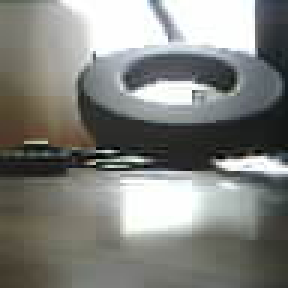
#> input picture Software/post_photos/frame1.jpg, 96 x 96 px (shown 3 times larger)
$ python ssd.py
#> lines starting #> are read from the running program, lines starting #| are printed output that depends on the picture
import cv2
import numpy as np
import math

import matplotlib.pyplot as plt

def plotUV(U,V):
    # print(U,V)
    # https://matplotlib.org/stable/gallery/images_contours_and_fields/quiver_simple_demo.html#sphx-glr-gallery-images-contours-and-fields-quiver-simple-demo-py
    fig, ax = plt.subplots()
    q = ax.quiver(np.arange(U.shape[0]), np.arange(U.shape[1]), U, V)
    plt.show()


def get_best_offset_for(patch1, img2, x,y,patch_size,search_area=8):
    Y,X = img2.shape
    best_u = 0
    best_v = 0
    min_diff = 2**20  # some large number

    for y2 in range(-search_area, search_area):
        for x2 in range(-search_area, search_area):
            _y = y+y2
            _x = x+x2
            if not (0 <= _y < Y-patch_size and 0 <= _x < X-patch_size):
                # print(f"Skipping ({x2},{y2})")
                continue
            # else:
                # print(f"Processing ({x2},{y2})")
            patch2 = img2[_y:_y+patch_size, _x:_x+patch_size]
            if patch2.shape != patch1.shape:
                # print("Mismatch in shapes:")
                # print(patch1.shape)
                # print(patch2.shape)
                continue
            diff = ssd(patch1, patch2)
            if diff < min_diff:
                min_diff = diff
                best_u = x2
                best_v = y2

    return (best_u, best_v)


# Calculate the sum of squared differences between the two patches
def ssd(patch1, patch2) -> tuple:
    # print("Comparing\n", patch1.shape, "\nvs\n", patch2.shape)
    diff = 0
    for l1, l2 in zip(patch1, patch2):
        for p1, p2 in zip(l1, l2):
            diff += (float(p1)-float(p2))**2
    return diff

img0 = cv2.imread('frame1.jpg',0)
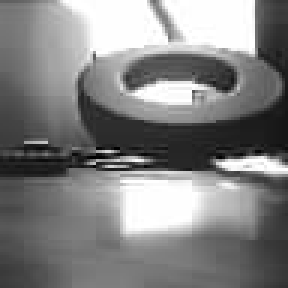
#> img0: shape (96, 96) (shown 3 times larger); min 0, max 255, mean 129.3
img1 = cv2.imread('frame2.jpg',0)
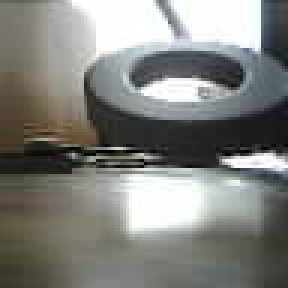
#> input picture Software/post_photos/frame2.jpg, 96 x 96 px (shown 3 times larger)
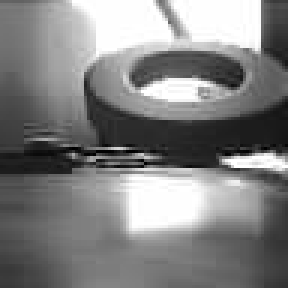
#> img1: shape (96, 96) (shown 3 times larger); min 0, max 255, mean 128.8


X=Y=96
s=5
U = np.zeros((Y//s, X//s))
V = np.zeros((Y//s, X//s))

for y in range(0, Y-s+1, s):
    for x in range(0, X-s+1, s):
        patch0 = img0[y:y+s, x:x+s]

        u,v = get_best_offset_for(patch0, img1, x,y,s)
        U[y//s][x//s] = u
        V[y//s][x//s] = v

        patch1 = img1[y+v:y+v+s, x+u:x+u+s]

cv2.imshow(f"Image at time t=0: ", cv2.resize(img0, (400,400), interpolation=cv2.INTER_NEAREST))
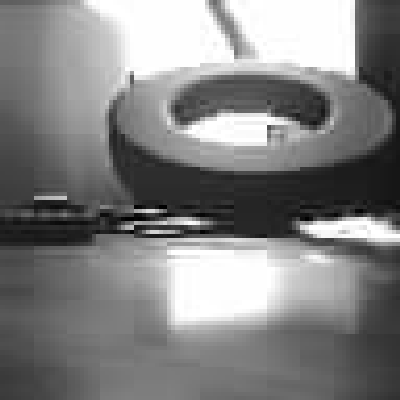
#> window 'Image at time t=0: ': shape (400, 400); min 0, max 255, mean 129.4
cv2.imshow(f"Image at time t=1: ", cv2.resize(img1, (400,400), interpolation=cv2.INTER_NEAREST))
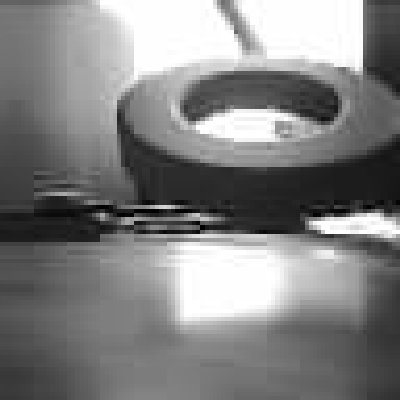
#> window 'Image at time t=1: ': shape (400, 400); min 0, max 255, mean 128.9
plotUV(U,V)
#> in plotUV, `plt.show()`:
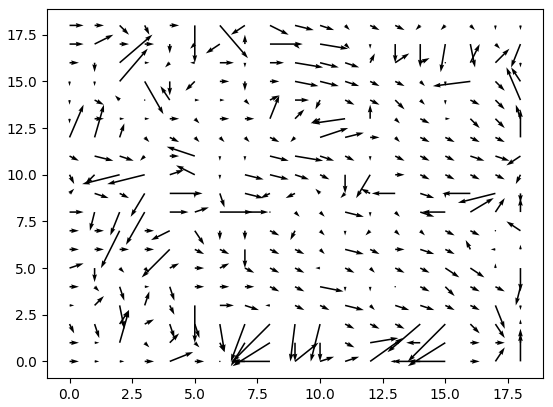
#> figure drawn by matplotlib, 1 panel
cv2.waitKey(0)
cv2.destroyAllWindows()
